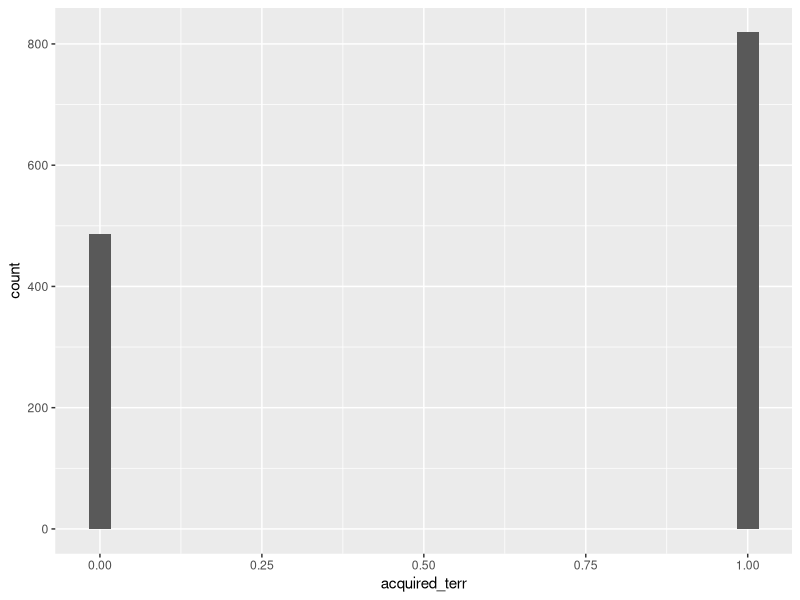
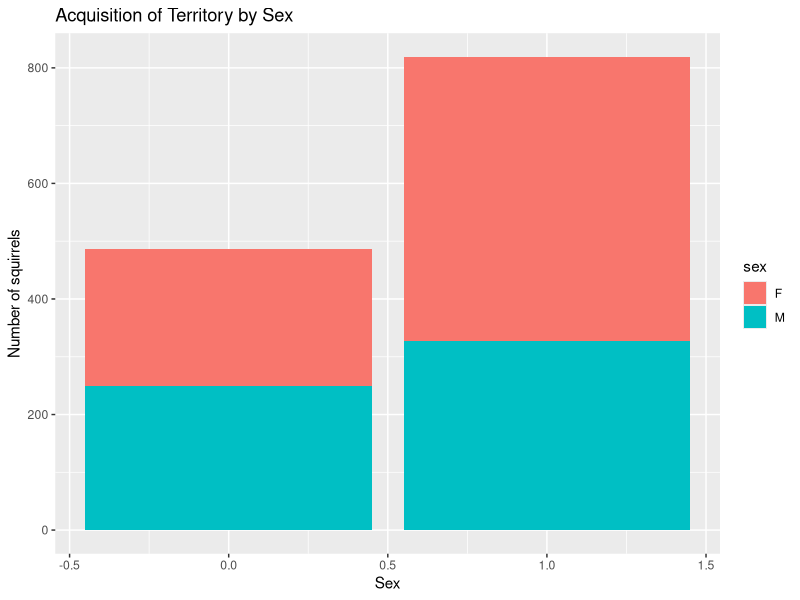
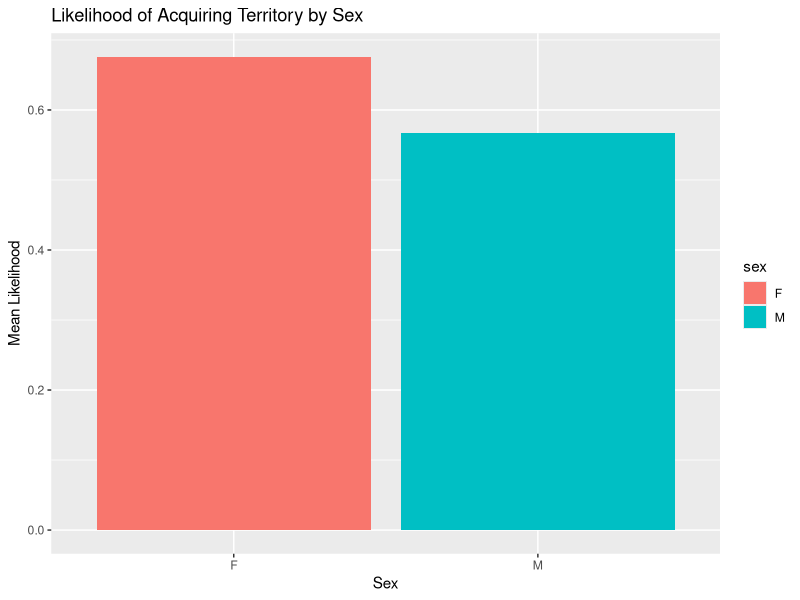
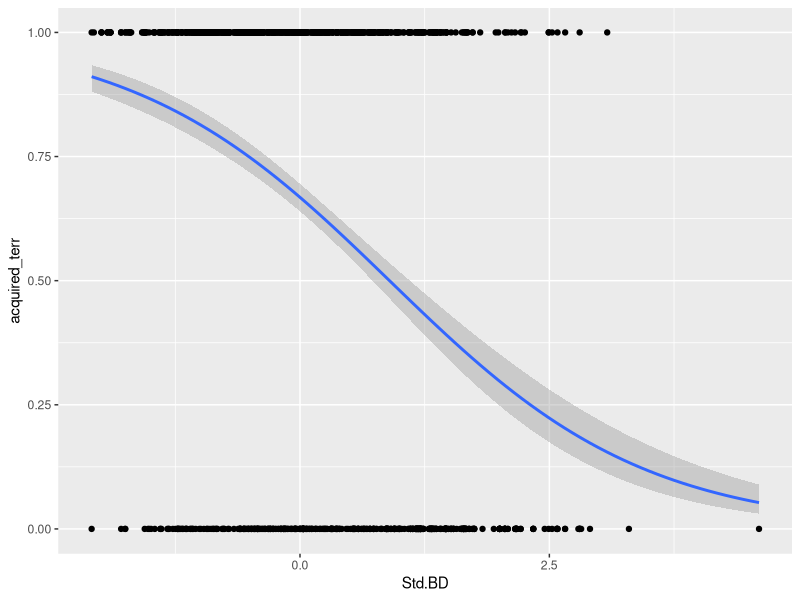
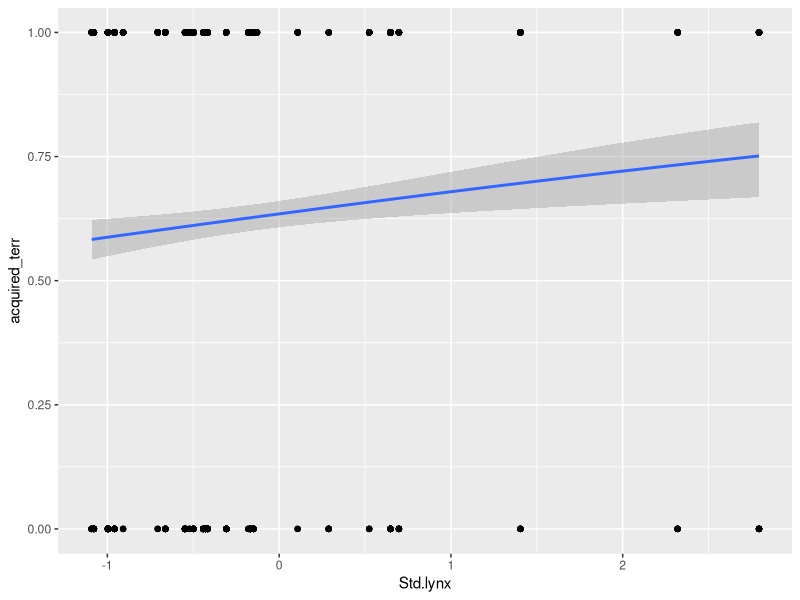
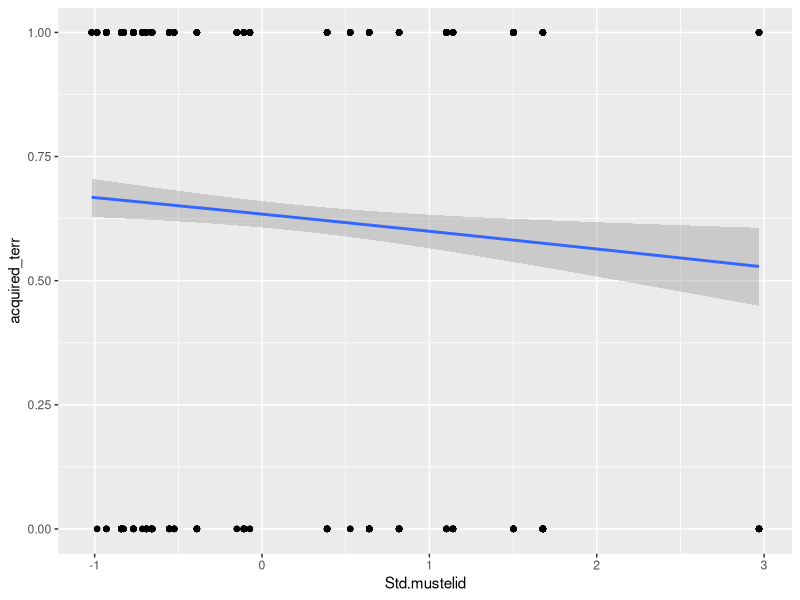
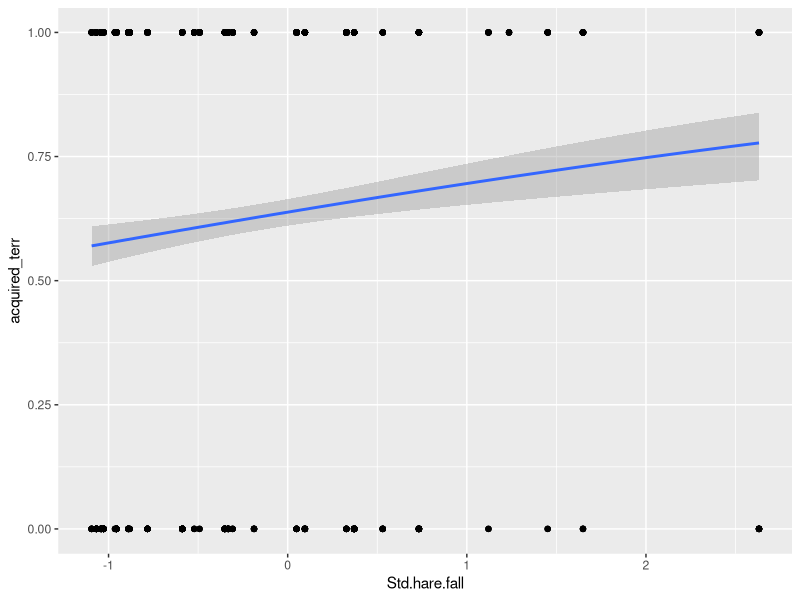

Recreate these plots in R, in order.
## ---- chunk 1
library(tidyverse)
library(lme4)
library(ggplot2)
## ---- chunk 2
juveniles <- read_csv("autumn_juveniles.csv")

head(juveniles)
## ---- chunk 3
juveniles_data <- juveniles %>% mutate(acquired_terr = case_when(owner == "acquired territory" ~ 1, TRUE ~ 0) )
head(juveniles_data)
## ---- chunk 4
juveniles_data <- juveniles_data %>%
  drop_na(sex, Std.growth, Std.BD, z.cones, z.density, z.temp, Std.lynx, Std.mustelid,
          Std.hare.fall, acquired_terr, Std.Cleth)
## ---- chunk 5
# Logistic regression for Prediction 1
model_sex <- glm(acquired_terr ~ sex, 
                 family = "binomial", 
                 data = juveniles_data)
summary(model_sex)
## ---- chunk 6
# Visualize the likelihood of territory acquisition by sex

juveniles_data %>%
  ggplot() +
  geom_histogram(aes(x = acquired_terr, y =..count..))

juveniles_data %>%
  group_by(sex) %>%
  ggplot(aes(x = acquired_terr, fill = sex)) + 
  geom_bar() +
    labs(title = "Acquisition of Territory by Sex",
       x = "Sex",
       y = "Number of squirrels")

juveniles_data %>%
  group_by(sex) %>%
  summarise(mean_likelihood = mean(acquired_terr)) %>%
  ggplot(aes(x = sex, y = mean_likelihood, fill = sex)) +
  geom_bar(stat = "identity") +
    labs(title = "Likelihood of Acquiring Territory by Sex",
       x = "Sex",
       y = "Mean Likelihood")
## ---- chunk 7
# Logistic regression for Prediction 2 with multiple predictors
model_full <- glm(acquired_terr ~ sex + Std.BD + Std.growth + Std.lynx + 
                    Std.hare.fall + Std.mustelid + Std.Cleth + z.density + 
                    z.cones + z.temp, 
                  family = "binomial", 
                  data = juveniles_data)
summary(model_full)

## ---- chunk 8
# Model for Std.BD
model_StdBD <- glm(acquired_terr ~ Std.BD, family = "binomial", data = juveniles_data)

# Model for Std.growth
model_Stdgrowth <- glm(acquired_terr ~ Std.growth, family = "binomial", data = juveniles_data)

# Model for Std.lynx
model_lynx <- glm(acquired_terr ~ Std.lynx, family = "binomial", data = juveniles_data)

# Model for Std.hare.fall
model_harefall <- glm(acquired_terr ~ Std.hare.fall, family = "binomial", data = juveniles_data)

# Model for Std.mustelid
model_mustelid <- glm(acquired_terr ~ Std.mustelid, family = "binomial", data = juveniles_data)

# Model for Std.Cleth
model_Cleth <- glm(acquired_terr ~ Std.Cleth, family = "binomial", data = juveniles_data)

# Model for z.density
model_density <- glm(acquired_terr ~ z.density, family = "binomial", data = juveniles_data)

# Model for z.cones
model_cones <- glm(acquired_terr ~ z.cones, family = "binomial", data = juveniles_data)

# Model for z.temp
model_temp <- glm(acquired_terr ~ z.temp, family = "binomial", data = juveniles_data)

## ---- chunk 9
model_combine_effects <- glm(acquired_terr ~ Std.mustelid * Std.lynx * Std.hare.fall, 
                             family = "binomial", data = juveniles_data)
summary(model_combine_effects)
## ---- chunk 10
aic_values <- data.frame(
  Model = c("Full model", "sex", "Std.BD", "Std.growth", "Std.lynx", "Std.hare.fall", "Std.mustelid", "Std.Cleth", "z.density", "z.cones", "z.temp", "combine_effect"),
  AIC = c(
    AIC(model_full),
    AIC(model_sex),
    AIC(model_StdBD),
    AIC(model_Stdgrowth),
    AIC(model_lynx),
    AIC(model_harefall),
    AIC(model_mustelid),
    AIC(model_Cleth),
    AIC(model_density),    
    AIC(model_cones),
    AIC(model_temp),
    AIC(model_combine_effects)
  )
)


# Sort by AIC in ascending order
aic_values <- aic_values[order(aic_values$AIC), ]

aic_values
## ---- chunk 11
juveniles_data |>
  ggplot(aes(x = Std.BD, y = acquired_terr)) + 
  geom_point() +
  geom_smooth(method = "glm", 
              method.args = list(family = "binomial")
              )
## ---- chunk 12
juveniles_data |>
  ggplot(aes(x = Std.lynx, y = acquired_terr)) + 
  geom_point() +
  geom_smooth(method = "glm", 
              method.args = list(family = "binomial")
              )
## ---- chunk 13
juveniles_data |>
  ggplot(aes(x = Std.mustelid, y = acquired_terr)) + 
  geom_point() +
  geom_smooth(method = "glm", 
              method.args = list(family = "binomial")
              )
## ---- chunk 14
juveniles_data |>
  ggplot(aes(x = Std.hare.fall, y = acquired_terr)) + 
  geom_point() +
  geom_smooth(method = "glm", 
              method.args = list(family = "binomial")
              )
